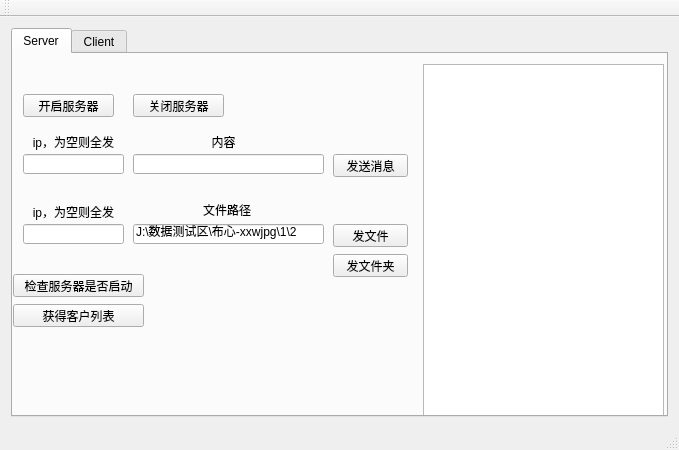
<?xml version="1.0" encoding="UTF-8"?>
<ui version="4.0">
 <class>TSG_NetworkClass</class>
 <widget class="QMainWindow" name="TSG_NetworkClass">
  <property name="geometry">
   <rect>
    <x>0</x>
    <y>0</y>
    <width>679</width>
    <height>450</height>
   </rect>
  </property>
  <property name="windowTitle">
   <string>TSG_Network</string>
  </property>
  <widget class="QWidget" name="centralWidget">
   <layout class="QHBoxLayout" name="horizontalLayout">
    <item>
     <widget class="QTabWidget" name="tabWidget">
      <property name="currentIndex">
       <number>0</number>
      </property>
      <widget class="QWidget" name="tab">
       <attribute name="title">
        <string>Server</string>
       </attribute>
       <widget class="QPlainTextEdit" name="txt_server">
        <property name="geometry">
         <rect>
          <x>410</x>
          <y>10</y>
          <width>241</width>
          <height>461</height>
         </rect>
        </property>
       </widget>
       <widget class="QPushButton" name="btn_startServer">
        <property name="geometry">
         <rect>
          <x>10</x>
          <y>40</y>
          <width>91</width>
          <height>23</height>
         </rect>
        </property>
        <property name="text">
         <string>开启服务器</string>
        </property>
       </widget>
       <widget class="QPushButton" name="btn_closeServer">
        <property name="geometry">
         <rect>
          <x>120</x>
          <y>40</y>
          <width>91</width>
          <height>23</height>
         </rect>
        </property>
        <property name="text">
         <string>关闭服务器</string>
        </property>
       </widget>
       <widget class="QLineEdit" name="line_ip_msg_server">
        <property name="geometry">
         <rect>
          <x>10</x>
          <y>100</y>
          <width>101</width>
          <height>20</height>
         </rect>
        </property>
       </widget>
       <widget class="QPushButton" name="btn_send_msg_server">
        <property name="geometry">
         <rect>
          <x>320</x>
          <y>100</y>
          <width>75</width>
          <height>23</height>
         </rect>
        </property>
        <property name="text">
         <string>发送消息</string>
        </property>
       </widget>
       <widget class="QLineEdit" name="line_contain_msg_server">
        <property name="geometry">
         <rect>
          <x>120</x>
          <y>100</y>
          <width>191</width>
          <height>20</height>
         </rect>
        </property>
       </widget>
       <widget class="QLabel" name="label">
        <property name="geometry">
         <rect>
          <x>10</x>
          <y>80</y>
          <width>101</width>
          <height>16</height>
         </rect>
        </property>
        <property name="text">
         <string>ip，为空则全发</string>
        </property>
        <property name="alignment">
         <set>Qt::AlignCenter</set>
        </property>
       </widget>
       <widget class="QLabel" name="label_2">
        <property name="geometry">
         <rect>
          <x>130</x>
          <y>80</y>
          <width>161</width>
          <height>16</height>
         </rect>
        </property>
        <property name="text">
         <string>内容</string>
        </property>
        <property name="alignment">
         <set>Qt::AlignCenter</set>
        </property>
       </widget>
       <widget class="QLineEdit" name="line_ip_file_server">
        <property name="geometry">
         <rect>
          <x>10</x>
          <y>170</y>
          <width>101</width>
          <height>20</height>
         </rect>
        </property>
       </widget>
       <widget class="QLabel" name="label_3">
        <property name="geometry">
         <rect>
          <x>10</x>
          <y>150</y>
          <width>101</width>
          <height>16</height>
         </rect>
        </property>
        <property name="text">
         <string>ip，为空则全发</string>
        </property>
        <property name="alignment">
         <set>Qt::AlignCenter</set>
        </property>
       </widget>
       <widget class="QLabel" name="label_4">
        <property name="geometry">
         <rect>
          <x>190</x>
          <y>150</y>
          <width>54</width>
          <height>12</height>
         </rect>
        </property>
        <property name="text">
         <string>文件路径</string>
        </property>
       </widget>
       <widget class="QLineEdit" name="line_filepath_file_server">
        <property name="geometry">
         <rect>
          <x>120</x>
          <y>170</y>
          <width>191</width>
          <height>20</height>
         </rect>
        </property>
        <property name="text">
         <string>J:\数据测试区\布心-xxwjpg\1\2</string>
        </property>
       </widget>
       <widget class="QPushButton" name="btn_send_file_server">
        <property name="geometry">
         <rect>
          <x>320</x>
          <y>170</y>
          <width>75</width>
          <height>23</height>
         </rect>
        </property>
        <property name="text">
         <string>发文件</string>
        </property>
       </widget>
       <widget class="QPushButton" name="btn_isStart_server">
        <property name="geometry">
         <rect>
          <x>0</x>
          <y>220</y>
          <width>131</width>
          <height>23</height>
         </rect>
        </property>
        <property name="text">
         <string>检查服务器是否启动</string>
        </property>
       </widget>
       <widget class="QPushButton" name="btn_getClients_server">
        <property name="geometry">
         <rect>
          <x>0</x>
          <y>250</y>
          <width>131</width>
          <height>23</height>
         </rect>
        </property>
        <property name="text">
         <string>获得客户列表</string>
        </property>
       </widget>
       <widget class="QPushButton" name="btn_sendfolder_server">
        <property name="geometry">
         <rect>
          <x>320</x>
          <y>200</y>
          <width>75</width>
          <height>23</height>
         </rect>
        </property>
        <property name="text">
         <string>发文件夹</string>
        </property>
       </widget>
      </widget>
      <widget class="QWidget" name="tab_2">
       <attribute name="title">
        <string>Client</string>
       </attribute>
       <widget class="QPushButton" name="btn_connect_client">
        <property name="geometry">
         <rect>
          <x>220</x>
          <y>40</y>
          <width>101</width>
          <height>23</height>
         </rect>
        </property>
        <property name="text">
         <string>连接到服务器</string>
        </property>
       </widget>
       <widget class="QLineEdit" name="line_ip_client">
        <property name="geometry">
         <rect>
          <x>10</x>
          <y>40</y>
          <width>113</width>
          <height>20</height>
         </rect>
        </property>
        <property name="text">
         <string>172.16.30.231</string>
        </property>
       </widget>
       <widget class="QLineEdit" name="line_port_client">
        <property name="geometry">
         <rect>
          <x>140</x>
          <y>40</y>
          <width>71</width>
          <height>20</height>
         </rect>
        </property>
       </widget>
       <widget class="QLabel" name="label_6">
        <property name="geometry">
         <rect>
          <x>10</x>
          <y>20</y>
          <width>111</width>
          <height>16</height>
         </rect>
        </property>
        <property name="text">
         <string>连接ip</string>
        </property>
        <property name="alignment">
         <set>Qt::AlignCenter</set>
        </property>
       </widget>
       <widget class="QLabel" name="label_7">
        <property name="geometry">
         <rect>
          <x>140</x>
          <y>20</y>
          <width>54</width>
          <height>12</height>
         </rect>
        </property>
        <property name="text">
         <string>端口</string>
        </property>
        <property name="alignment">
         <set>Qt::AlignCenter</set>
        </property>
       </widget>
       <widget class="QLineEdit" name="line_sendmsg_client">
        <property name="geometry">
         <rect>
          <x>10</x>
          <y>80</y>
          <width>201</width>
          <height>20</height>
         </rect>
        </property>
       </widget>
       <widget class="QPushButton" name="btn_sendMsg_client">
        <property name="geometry">
         <rect>
          <x>220</x>
          <y>80</y>
          <width>101</width>
          <height>23</height>
         </rect>
        </property>
        <property name="text">
         <string>发送消息</string>
        </property>
       </widget>
       <widget class="QLineEdit" name="line_setfolder_client">
        <property name="geometry">
         <rect>
          <x>10</x>
          <y>110</y>
          <width>201</width>
          <height>20</height>
         </rect>
        </property>
        <property name="text">
         <string>J:\DownloadTester</string>
        </property>
       </widget>
       <widget class="QPushButton" name="btn_setRecvFolder_client">
        <property name="geometry">
         <rect>
          <x>220</x>
          <y>110</y>
          <width>101</width>
          <height>23</height>
         </rect>
        </property>
        <property name="text">
         <string>设置接收文件夹</string>
        </property>
       </widget>
       <widget class="QPushButton" name="btn_isStart_client">
        <property name="geometry">
         <rect>
          <x>10</x>
          <y>150</y>
          <width>75</width>
          <height>23</height>
         </rect>
        </property>
        <property name="text">
         <string>是否启动</string>
        </property>
       </widget>
       <widget class="QPushButton" name="btn_stop_client">
        <property name="geometry">
         <rect>
          <x>340</x>
          <y>40</y>
          <width>75</width>
          <height>23</height>
         </rect>
        </property>
        <property name="text">
         <string>停止启动</string>
        </property>
       </widget>
       <widget class="QPlainTextEdit" name="txt_client">
        <property name="geometry">
         <rect>
          <x>430</x>
          <y>30</y>
          <width>191</width>
          <height>291</height>
         </rect>
        </property>
       </widget>
      </widget>
     </widget>
    </item>
   </layout>
  </widget>
  <widget class="QMenuBar" name="menuBar">
   <property name="geometry">
    <rect>
     <x>0</x>
     <y>0</y>
     <width>679</width>
     <height>23</height>
    </rect>
   </property>
  </widget>
  <widget class="QToolBar" name="mainToolBar">
   <attribute name="toolBarArea">
    <enum>TopToolBarArea</enum>
   </attribute>
   <attribute name="toolBarBreak">
    <bool>false</bool>
   </attribute>
  </widget>
  <widget class="QStatusBar" name="statusBar"/>
 </widget>
 <layoutdefault spacing="6" margin="11"/>
 <resources>
  <include location="TSG_Network.qrc"/>
 </resources>
 <connections/>
</ui>
